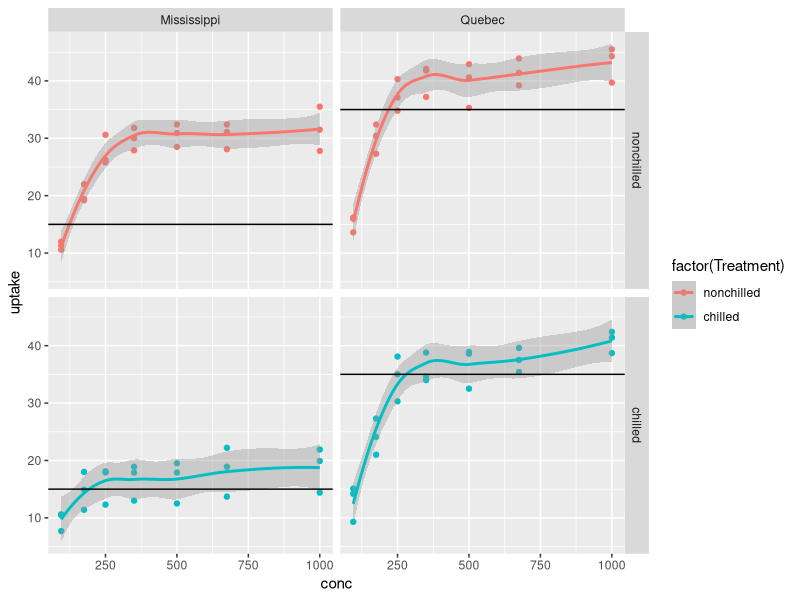

This chart was generated by the following R code:
# Creation date: 
#   2015-08-21
# Created by:
#   HS
# Objective:
#   create grid of plot with individual graphical features
# Usage:
#   FIXME - None so far
# Input:
#   FIXME - None so far
# Output:
#   plot; x vs. y of N * M categories


## Create facet_grid with individual geom_hline
# use Dataset "CO2"
# plotting Conc against uptake
# differntiate between Type (column) and Treatment (row)

library(ggplot2)

h.line <- data.frame(Type = c("Quebec", "Mississippi"), Y.intercept = c(35, 15)) # defines horizontal line in the plots of the different types

ggplot(CO2, aes(x = conc, y = uptake, colour=factor(Treatment))) + 
	geom_point() + 
	facet_grid(Treatment~Type) +
	stat_smooth() + 
	geom_hline(data = h.line, aes(yintercept = Y.intercept)) # plots horizontal line in the plot
   

